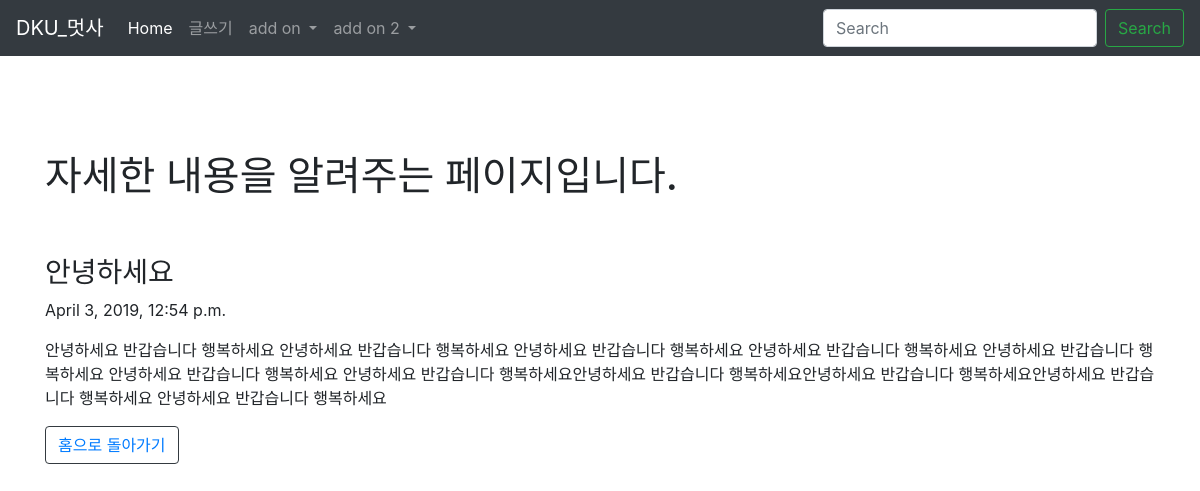
Page /blog/blog/1 on the committed database.
### blog/models.py (models this page shows, shortened)
class Blog(models.Model):
    title=models.CharField(max_length=200)  #제목
    pub_date=models.DateTimeField('date published') #시간
    body=models.TextField() #내용

### blog/views.py (the view)
# urls.py: path('blog/<int:blog_id>',blog.views.detail, name="detail"),
def detail(request, blog_id):
    details=get_object_or_404(Blog, pk=blog_id)     # (Blog 객체에서, blog_id번 데이터)
    return render(request, 'detail.html',{'details':details})

### blog/templates/detail.html
{% extends 'base.html' %} {% block contents %}
<body>
  <div class="container">
    <br /><br />
    <h1>자세한 내용을 알려주는 페이지입니다.</h1>
    <br /><br />
    <h3>{{ details.title }}</h3>
    <p>{{ details.pub_date }}</p>
    <p>{{ details.body }}</p>
    <button type="button" class="btn btn-outline-dark"><a href="{% url 'home' %}">홈으로 돌아가기</a></button>
  </div>
</body>
{% endblock %}

### rows in the picture
Blog: title "안녕하세요", pub_date "April 3, 2019, 12:54 p.m.", body "안녕하세요 반갑습니다 행복하세요 안녕하세요 반갑습니다 행복하세요 안녕하세요 반갑습니다 행복하세요 안녕하세요 반갑습니다 행복하세요 안녕하세요 반갑습니다 행복하세요 안녕하세요 반갑습니다 행복하세요 안녕하세요 반갑습니다 행복하세요안녕하세요 반갑습니다 행복하세요안녕하세요 반갑습니다 행복하세요안녕하세요 반갑습니다 행복하세요 안녕하세요 반갑습니다 행복하세요"
